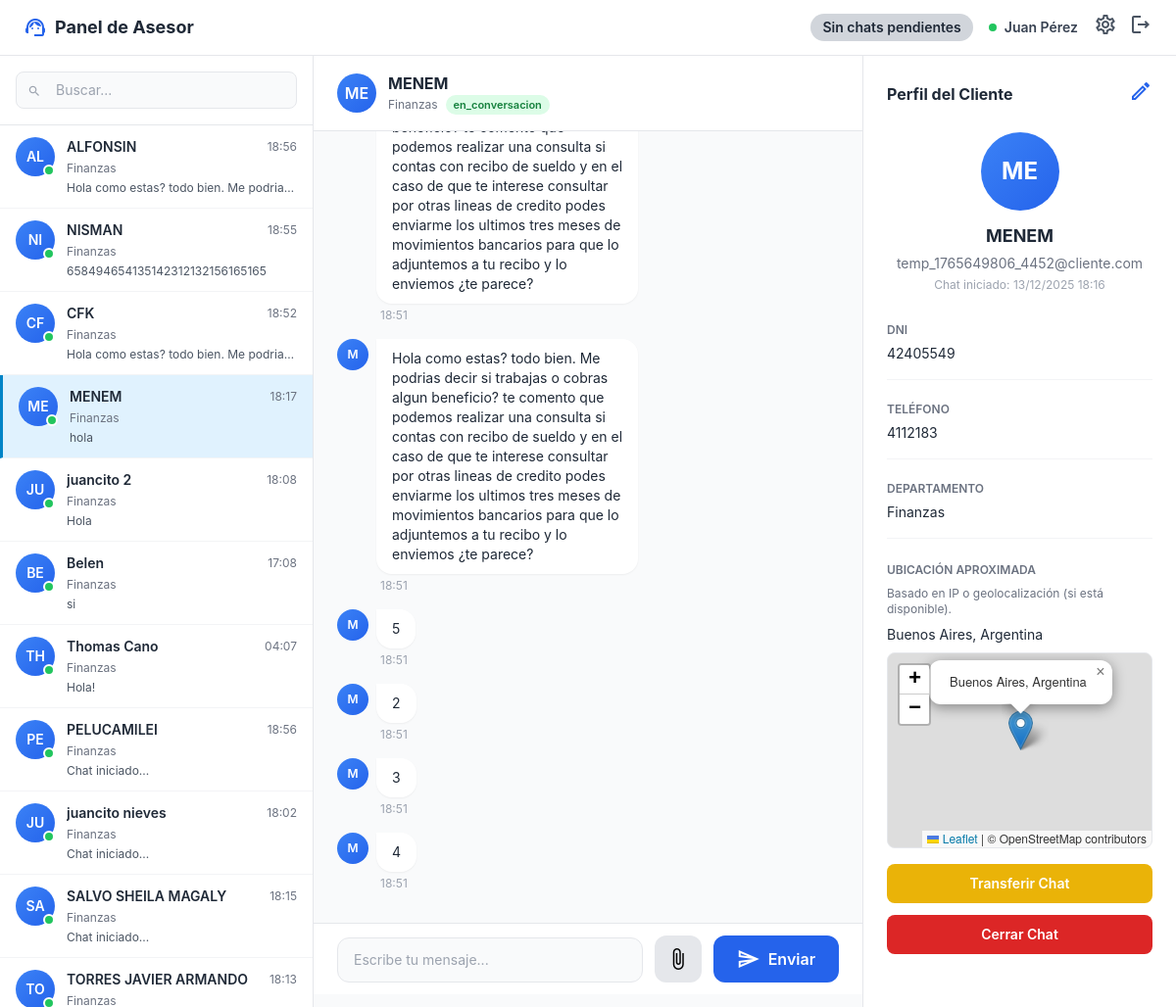
/panel_asesor.php?chat_id=209 (signed in), run on the app's committed database.
### tables this page shows
CREATE TABLE `chats` (
  `id` int(11) NOT NULL,
  `cliente_id` int(11) NOT NULL,
  `cuil_validado` varchar(13) DEFAULT NULL,
  `nombre_validado` varchar(255) DEFAULT NULL,
  `situacion_laboral` varchar(100) DEFAULT NULL,
  `banco` varchar(100) DEFAULT NULL,
  `fecha_solicitud_prestamo` datetime DEFAULT NULL,
  `api_enviado` tinyint(1) DEFAULT 0,
  `api_respuesta` text DEFAULT NULL,
  `asesor_id` int(11) DEFAULT NULL,
  `departamento_id` int(11) NOT NULL,
  `origen` enum('chatbot','manual') DEFAULT 'chatbot',
  `estado` enum('pendiente','esperando_asesor','en_conversacion','cerrado') NOT NULL DEFAULT 'pendiente',
  `fecha_inicio` timestamp NOT NULL DEFAULT current_timestamp(),
  `fecha_cierre` timestamp NULL DEFAULT NULL,
  `ultima_lectura_asesor` timestamp NULL DEFAULT NULL,
  `ip_cliente` varchar(45) DEFAULT NULL,
  `user_agent` text DEFAULT NULL,
  `mac_dispositivo` varchar(64) DEFAULT NULL,
  `ciudad` varchar(100) DEFAULT NULL,
  `pais` varchar(100) DEFAULT NULL,
  `latitud` decimal(10,7) DEFAULT NULL,
  `longitud` decimal(10,7) DEFAULT NULL
);

CREATE TABLE `usuarios` (
  `id` int(11) NOT NULL,
  `nombre` varchar(100) NOT NULL,
  `apellido` varchar(100) DEFAULT NULL,
  `email` varchar(150) NOT NULL,
  `codigo_area` varchar(10) DEFAULT NULL,
  `telefono` varchar(30) DEFAULT NULL,
  `password` varchar(255) NOT NULL,
  `rol` enum('admin','asesor','cliente') NOT NULL DEFAULT 'cliente',
  `estado` enum('activo','inactivo','suspendido') DEFAULT 'activo',
  `fecha_registro` timestamp NOT NULL DEFAULT current_timestamp()
);

CREATE TABLE `departamentos` (
  `id` int(11) NOT NULL,
  `nombre` varchar(100) NOT NULL
);

CREATE TABLE `mensajes` (
  `id` int(11) NOT NULL,
  `chat_id` int(11) NOT NULL,
  `emisor` enum('cliente','asesor','bot') NOT NULL,
  `usuario_id` int(11) DEFAULT NULL,
  `mensaje` text NOT NULL,
  `tiene_archivo` tinyint(1) DEFAULT 0,
  `fecha` timestamp NOT NULL DEFAULT current_timestamp()
);

CREATE TABLE `clientes_detalles` (
  `id` int(11) NOT NULL,
  `usuario_id` int(11) NOT NULL,
  `dni` varchar(50) DEFAULT NULL,
  `direccion` text DEFAULT NULL,
  `ciudad` varchar(120) DEFAULT NULL,
  `provincia` varchar(120) DEFAULT NULL,
  `fecha_nacimiento` date DEFAULT NULL
);

### panel_asesor.php (the view, shortened to what the rows shown need)
<?php
require_once 'backend/connection.php';
$asesor_id     = $_SESSION['asesor_id'];
$chat_activo_id = isset($_GET['chat_id']) ? intval($_GET['chat_id']) : null;
$chat_activo    = null;
$mensajes       = [];
if ($chat_activo_id) {
    $stmt = $pdo->prepare("
        SELECT c.*,
               u.nombre   AS cliente_nombre,
               u.email    AS cliente_email,
               u.telefono AS cliente_telefono,
               d.nombre   AS departamento_nombre,
               cd.dni     AS cliente_dni,
               c.ciudad,
               c.pais,
               c.latitud,
               c.longitud
        FROM chats c
        INNER JOIN usuarios u       ON c.cliente_id    = u.id
        LEFT JOIN departamentos d   ON c.departamento_id = d.id
        LEFT JOIN clientes_detalles cd ON cd.usuario_id = u.id
        WHERE c.id = ? AND c.asesor_id = ?
    ");
    $stmt->execute([$chat_activo_id, $asesor_id]);
    $chat_activo = $stmt->fetch(PDO::FETCH_ASSOC);
    if ($chat_activo) {
        $stmt = $pdo->prepare("
            SELECT m.*,
                   u.nombre AS usuario_nombre,
                   c.fecha_inicio AS chat_fecha_inicio,
                   a.id              AS archivo_id,
                   a.nombre_original,
                   a.nombre_guardado,
                   a.tipo_mime,
                   a.tamano,
                   a.ruta
            FROM mensajes m
            LEFT JOIN usuarios u      ON m.usuario_id = u.id
            LEFT JOIN chats c         ON m.chat_id    = c.id
            LEFT JOIN chat_archivos a ON a.mensaje_id = m.id
            WHERE c.cliente_id IN (
                SELECT usuario_id
                FROM clientes_detalles
                WHERE dni = (SELECT dni FROM clientes_detalles WHERE usuario_id = ? LIMIT 1)
            )
            ORDER BY m.fecha ASC
        ");
        $stmt->execute([$chat_activo['cliente_id']]);
        $mensajes = $stmt->fetchAll(PDO::FETCH_ASSOC);
    }
}
?>
<!DOCTYPE html>
<html lang="es">
<head>
    <script src="https://cdn.tailwindcss.com"></script>
    <link rel="stylesheet" href="https://unpkg.com/leaflet@1.9.4/dist/leaflet.css"/>
</head>
<body class="bg-gray-50 h-screen overflow-hidden">
<div class="bg-white border-b border-gray-200 px-6 py-3 flex items-center justify-between">
    <div class="flex items-center gap-4">
        <div class="flex items-center gap-2">
            <h1 class="text-lg font-bold text-gray-800">Panel de Asesor</h1>
        </div>
    </div>
</div>
    <div class="flex h-full min-h-0 overflow-hidden">
        <?php if ($chat_activo): ?>
        <div class="flex-1 flex flex-col bg-gray-50 min-h-0 overflow-hidden">
            <div class="bg-white border-b border-gray-200 px-6 py-4 flex items-center justify-between">
                <div class="flex items-center gap-3">
                    <div class="w-10 h-10 bg-gradient-to-br from-blue-500 to-blue-600 rounded-full flex items-center justify-center text-white font-semibold">
                        <?php echo strtoupper(substr($chat_activo['cliente_nombre'], 0, 2)); ?>
                    </div>
                    <div>
                        <h2 class="font-bold text-gray-800"><?php echo htmlspecialchars($chat_activo['cliente_nombre']); ?></h2>
                        <div class="flex items-center gap-2 text-xs text-gray-500">
                            <span><?php echo htmlspecialchars($chat_activo['departamento_nombre']); ?></span>
                            <?php if (!empty($chat_activo['estado'])): ?>
                                <span class="inline-flex items-center px-2 py-0.5 rounded-full text-[11px] font-semibold
                                    <?php echo $chat_activo['estado'] === 'en_conversacion' ? 'bg-green-100 text-green-700' : 'bg-gray-100 text-gray-700'; ?>">
                                    <?php echo htmlspecialchars($chat_activo['estado']); ?>
                                </span>
                            <?php endif; ?>
                        </div>
                    </div>
                </div>
            </div>
            <div id="chat-messages" class="flex-1 overflow-y-auto px-6 py-4 min-h-0 max-h-[calc(100vh-220px)]">
                <?php foreach ($mensajes as $msg): ?>
                    <?php if ($msg['emisor'] === 'cliente'): ?>
                    <div class="flex justify-start mb-4">
                        <div class="flex gap-2 max-w-[60%]">
                            <div class="w-8 h-8 bg-gradient-to-br from-blue-500 to-blue-600 rounded-full flex items-center justify-center flex-shrink-0">
                                <span class="text-white text-xs font-semibold">
                                    <?php echo strtoupper(substr($chat_activo['cliente_nombre'], 0, 1)); ?>
                                </span>
                            </div>
                            <div>
                                <div class="bg-white rounded-2xl rounded-tl-none px-4 py-2.5 shadow-sm">
                                    <p class="text-sm text-gray-800"><?php echo nl2br(htmlspecialchars($msg['mensaje'])); ?></p>
                                </div>
                                <span class="text-xs text-gray-400 mt-1 ml-1 block">
                                    <?php echo date('H:i', strtotime($msg['fecha'])); ?>
                                </span>
                            </div>
                        </div>
                    </div>
                    <?php endif; ?>
                <?php endforeach; ?>
            </div>
            <div class="bg-white border-t border-gray-200 px-6 py-3 flex-none">
                <div class="flex items-end gap-3 w-full">
                    <textarea id="message-input" rows="1" placeholder="Escribe tu mensaje..."
                        class="flex-1 px-4 py-3 bg-gray-50 border border-gray-200 rounded-xl resize-none focus:outline-none focus:ring-2 focus:ring-blue-500 text-sm"
                        style="max-height: 120px;"></textarea>
                    <button type="button" id="attach-button"
                            class="px-3 py-3 bg-gray-200 rounded-xl hover:bg-gray-300 transition flex items-center">
                        <span class="material-icons-outlined">attach_file</span>
                    </button>
                    <button type="button" onclick="sendMessage()"
                            class="px-6 py-3 bg-blue-600 text-white rounded-xl hover:bg-blue-700 transition flex items-center gap-2 font-semibold">
                        <span class="material-icons-outlined">send</span>
                        <span>Enviar</span>
                    </button>
                </div>
            </div>
        </div>
<div id="profile-panel" class="w-80 bg-white border-l border-gray-200 overflow-y-auto flex-none min-h-0">
    <div class="p-6">
        <div class="flex items-center justify-between mb-6">
            <h3 class="font-bold text-gray-800">Perfil del Cliente</h3>
            <?php if ($chat_activo): ?>
            <button onclick="toggleEditMode()" id="edit-profile-btn"
                    class="text-blue-600 hover:text-blue-800 transition">
                <span class="material-icons-outlined">edit</span>
            </button>
            <?php endif; ?>
        </div>
        <div class="text-center mb-6">
            <div class="w-20 h-20 bg-gradient-to-br from-blue-500 to-blue-600
                        rounded-full flex items-center justify-center
                        text-white font-bold text-2xl mx-auto mb-3">
                <?php echo strtoupper(substr($chat_activo['cliente_nombre'], 0, 2)); ?>
            </div>
            <div id="view-nombre" class="font-bold text-gray-800 text-lg">
                <?php echo htmlspecialchars($chat_activo['cliente_nombre']); ?>
            </div>
            <div id="view-email" class="text-sm text-gray-500 mt-1">
                <?php echo htmlspecialchars($chat_activo['cliente_email']); ?>
            </div>
            <?php if (!empty($chat_activo['fecha_inicio'])): ?>
            <p class="text-xs text-gray-400 mt-1">
                Chat iniciado: <?php echo date('d/m/Y H:i', strtotime($chat_activo['fecha_inicio'])); ?>
            </p>
            <?php endif; ?>
        </div>
        <div class="space-y-4 mb-6">
            <div class="pb-4 border-b border-gray-100">
                <label class="text-xs text-gray-500 uppercase font-semibold">DNI</label>
                <p class="text-sm text-gray-800 mt-1">
                    <?php echo htmlspecialchars($chat_activo['cliente_dni'] ?: 'N/A'); ?>
                </p>
            </div>
            <div class="pb-4 border-b border-gray-100">
                <label class="text-xs text-gray-500 uppercase font-semibold">Teléfono</label>
                <div id="view-telefono" class="text-sm text-gray-800 mt-1">
                    <?php echo htmlspecialchars($chat_activo['cliente_telefono']); ?>
                </div>
            </div>
            <div class="pb-4 border-b border-gray-100">
                <label class="text-xs text-gray-500 uppercase font-semibold">Departamento</label>
                <p class="text-sm text-gray-800 mt-1">
                    <?php echo htmlspecialchars($chat_activo['departamento_nombre']); ?>
                </p>
            </div>
        </div>
        <div class="mb-6">
            <h4 class="text-xs text-gray-500 uppercase font-semibold mb-2">Ubicación aproximada</h4>
            <p class="text-xs text-gray-500 mb-2">
                Basado en IP o geolocalización (si está disponible).
            </p>
            <p class="text-sm text-gray-800 mb-2">
                <?php
                $ciudad = isset($chat_activo['ciudad']) ? $chat_activo['ciudad'] : null;
                $pais   = isset($chat_activo['pais'])   ? $chat_activo['pais']   : null;
                if ($ciudad || $pais) {
                    echo htmlspecialchars(trim($ciudad . ', ' . $pais, ', '));
                } else {
                    echo 'Ubicación no disponible';
                }
                ?>
            </p>
            <?php
            $tieneUbicacion = isset($chat_activo['latitud'], $chat_activo['longitud']) &&
                              $chat_activo['latitud']  !== null && $chat_activo['longitud']  !== null &&
                              $chat_activo['latitud']  !== ''   && $chat_activo['longitud']  !== '';
            ?>
            <?php if ($tieneUbicacion): ?>
                <div id="mapa-ubicacion" class="w-full h-40 rounded-lg border border-gray-200 overflow-hidden"></div>
            <?php else: ?>
                <div class="w-full h-24 rounded-lg border border-dashed border-gray-300 flex items-center justify-center text-xs text-gray-400">
                    Sin coordenadas almacenadas
                </div>
            <?php endif; ?>
            <button onclick="openTransferModal()"
                    class="w-full px-4 py-2.5 mb-3 mt-4 bg-yellow-500 text-white rounded-lg hover:bg-yellow-600 transition text-sm font-semibold">
                Transferir Chat
            </button>
            <button onclick="cerrarChat()"
                    class="w-full px-4 py-2.5 bg-red-600 text-white rounded-lg hover:bg-red-700 transition text-sm font-semibold">
                Cerrar Chat
            </button>
        </div>
    </div>
</div>
        <?php endif; ?>
    </div>
</body>
</html>

### data on the page
chats: cliente.nombre "ME", cliente.nombre "MENEM", departamento.nombre "Finanzas", estado "en_conversacion", cliente.email "temp_1765649806_4452@cliente.com", fecha_inicio "13/12/2025 18:16", clientes_detalles.dni "42405549", cliente.telefono "4112183", ciudad+pais "Buenos Aires, Argentina"
mensajes: fecha "18:51"
mensajes: mensaje "Hola como estas? todo bien. Me podrias decir si trabajas o cobras algun beneficio? te comento que podemos realizar una consulta si contas con recibo de sueldo y en el caso de que te interese consultar por otras lineas de credito podes enviarme los ultimos tres meses de movimientos bancarios para que lo adjuntemos a tu recibo y lo enviemos ¿te parece?", fecha "18:51"
usuarios: nombre "M"
mensajes: mensaje "5", fecha "18:51"
mensajes: mensaje "2", fecha "18:51"
mensajes: mensaje "3", fecha "18:51"
mensajes: mensaje "4", fecha "18:51"

### other printed values
$asesor_nombre "Juan Pérez"
substr($chat['cliente_nombre'], 0, 2) "AL"
$chat['cliente_nombre'] "ALFONSIN"
date('H:i', strtotime($fecha)) "18:56"
$chat['departamento_nombre'] "Finanzas"
$chat['ultimo_mensaje'] "Hola como estas? todo bien. Me podria…"
substr($chat['cliente_nombre'], 0, 2) "NI"
$chat['cliente_nombre'] "NISMAN"
date('H:i', strtotime($fecha)) "18:55"
$chat['ultimo_mensaje'] "658494654135142312132156165165"
substr($chat['cliente_nombre'], 0, 2) "CF"
$chat['cliente_nombre'] "CFK"
date('H:i', strtotime($fecha)) "18:52"
substr($chat['cliente_nombre'], 0, 2) "ME"
$chat['cliente_nombre'] "MENEM"
